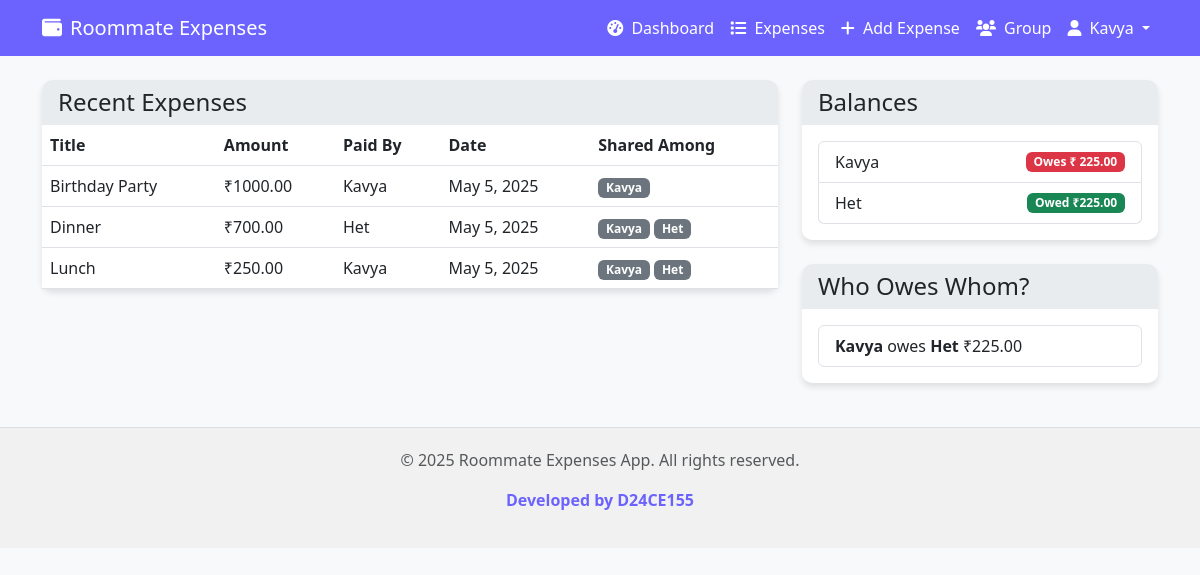
The page /expenses/ (signed in) on the database its author committed.
### expenses/models.py (models this page shows, shortened)
class Expense(models.Model):
    title = models.CharField(max_length=200)
    amount = models.DecimalField(max_digits=10, decimal_places=2)
    paid_by = models.ForeignKey(User, on_delete=models.CASCADE, related_name='paid_expenses')
    date = models.DateField(auto_now_add=True)
    shared_among = models.ManyToManyField(User, related_name='shared_expenses')
    group = models.ForeignKey(Group, on_delete=models.CASCADE, related_name='expenses')
    created_at = models.DateTimeField(auto_now_add=True)
    class Meta:
        ordering = ['-date']

### expenses/views.py (the view)
# urls.py: path('', views.dashboard, name='dashboard'),
@login_required
def dashboard(request):
    if not request.user.profile.group:
        messages.info(request, "You need to create or join a group first.")
        return redirect('group_setup')
    group = request.user.profile.group
    expenses = Expense.objects.filter(group=group).order_by('-date')[:10]
    members = User.objects.filter(profile__group=group)
    balances = calculate_balances(group)
    settlements = calculate_settlements(balances)
    return render(request, 'expenses/dashboard.html', {
        'group': group,
        'expenses': expenses,
        'members': members,
        'balances': balances,
        'settlements': settlements
    })

### expenses/views.py (called while the page is built)
def calculate_balances(group):
    members = User.objects.filter(profile__group=group)
    balances = {member: Decimal('0.00') for member in members}
    expenses = Expense.objects.filter(group=group)
    for expense in expenses:
        balances[expense.paid_by] += expense.amount
        shared_users = expense.shared_among.all()
        per_user = expense.amount / shared_users.count()
        for user in shared_users:
            balances[user] -= per_user
    return balances

### templates/expenses/dashboard.html (shortened to what this page needs)
{% extends 'base.html' %}
{% block content %}
<div class="row mb-4">
    <div class="col-md-8">
        <div class="card">
            <div class="card-header">
                <h4 class="mb-0">Recent Expenses</h4>
            </div>
            <div class="card-body p-0">
                {% if expenses %}
                    <table class="table mb-0">
                        <thead>
                            <tr>
                                <th>Title</th>
                                <th>Amount</th>
                                <th>Paid By</th>
                                <th>Date</th>
                                <th>Shared Among</th>
                            </tr>
                        </thead>
                        <tbody>
                            {% for expense in expenses %}
                                <tr>
                                    <td>{{ expense.title }}</td>
                                    <td>₹{{ expense.amount }}</td>
                                    <td>{{ expense.paid_by.username }}</td>
                                    <td>{{ expense.date }}</td>
                                    <td>
                                        {% for user in expense.shared_among.all %}
                                            <span class="badge bg-secondary">{{ user.username }}</span>
                                        {% endfor %}
                                    </td>
                                </tr>
                            {% endfor %}
                        </tbody>
                    </table>
                {% else %}
                    <p class="p-3">No expenses yet. <a href="{% url 'add_expense' %}">Add your first expense</a>.</p>
                {% endif %}
            </div>
        </div>
    </div>
    <div class="col-md-4">
        <div class="card mb-4">
            <div class="card-header">
                <h4 class="mb-0">Balances</h4>
            </div>
            <div class="card-body">
                <ul class="list-group">
                    {% for member, balance in balances.items %}
                        <li class="list-group-item d-flex justify-content-between align-items-center">
                            {{ member.username }}
                            {% if balance > 0 %}
                                <span class="badge bg-success">Owed ₹{{ balance|floatformat:2 }}</span>
                            {% elif balance < 0 %}
                                <span class="badge bg-danger">
                                    Owes ₹
                                    {% if balance < 0 %}
                                        {{ balance|floatformat:2|slice:"1:" }}
                                    {% else %}
                                        {{ balance|floatformat:2 }}
                                    {% endif %}
                                </span>
                            {% else %}
                                <span class="badge bg-secondary">Settled</span>
                            {% endif %}
                        </li>
                    {% endfor %}
                </ul>
            </div>
        </div>
        <div class="card">
            <div class="card-header">
                <h4 class="mb-0">Who Owes Whom?</h4>
            </div>
            <div class="card-body">
                {% if settlements %}
                    <ul class="list-group">
                        {% for s in settlements %}
                            <li class="list-group-item">
                                <strong>{{ s.from.username }}</strong> owes <strong>{{ s.to.username }}</strong> ₹{{ s.amount|floatformat:2 }}
                            </li>
                        {% endfor %}
                    </ul>
                {% else %}
                    <p>All settled up!</p>
                {% endif %}
            </div>
        </div>
    </div>
</div>
{% endblock %}

### templates/base.html (shortened to what this page needs)
<!DOCTYPE html>
<html lang="en">
<head>
    <link href="https://cdn.jsdelivr.net/npm/bootstrap@5.3.0-alpha1/dist/css/bootstrap.min.css" rel="stylesheet">
    <link rel="stylesheet" href="https://cdnjs.cloudflare.com/ajax/libs/font-awesome/6.0.0/css/all.min.css">
</head>
<body>
    <nav class="navbar navbar-expand-lg navbar-dark bg-primary fixed-top">
        <div class="container">
            <a class="navbar-brand" href="{% url 'dashboard' %}">
                <i class="fas fa-wallet me-2"></i>Roommate Expenses
            </a>
            <div class="collapse navbar-collapse" id="navbarNav">
                <ul class="navbar-nav ms-auto">
                    {% if user.is_authenticated %}
                        {% if user.profile.group %}
                            <li class="nav-item">
                                <a class="nav-link" href="{% url 'dashboard' %}">
                                    <i class="fas fa-tachometer-alt me-1"></i> Dashboard
                                </a>
                            </li>
                            <li class="nav-item">
                                <a class="nav-link" href="{% url 'expense_list' %}">
                                    <i class="fas fa-list me-1"></i> Expenses
                                </a>
                            </li>
                            <li class="nav-item">
                                <a class="nav-link" href="{% url 'add_expense' %}">
                                    <i class="fas fa-plus me-1"></i> Add Expense
                                </a>
                            </li>
                            <li class="nav-item">
                                <a class="nav-link" href="{% url 'view_group' %}">
                                    <i class="fas fa-users me-1"></i> Group
                                </a>
                            </li>
                        {% else %}
                            <li class="nav-item">
                                <a class="nav-link" href="{% url 'group_setup' %}">
                                    <i class="fas fa-users me-1"></i> Join/Create Group
                                </a>
                            </li>
                        {% endif %}
                        <li class="nav-item dropdown">
                            <a class="nav-link dropdown-toggle" href="#" id="navbarDropdown" role="button"
                               data-bs-toggle="dropdown" aria-expanded="false">
                                <i class="fas fa-user me-1"></i> {{ user.username }}
                            </a>
                        </li>
                    {% endif %}
                </ul>
            </div>
        </div>
    </nav>
    <div class="container mt-4">
        {% block content %}{% endblock %}
    </div>
    <footer class="footer mt-auto">
        <div class="container">
            <p class="text-muted">&copy; {% now "Y" %} Roommate Expenses App. All rights reserved.</p>
            <p class="developer-credit">Developed by D24CE155</p>
        </div>
    </footer>
</body>
</html>

### templates/base.html (style rules this page uses)
body { background-color: #f8f9fa; padding-top: 56px; }
.navbar { background-color: #6c63ff !important; }
.navbar-brand, .nav-link { color: white !important; }
.card { box-shadow: 0 4px 6px rgba(0, 0, 0, 0.1); border-radius: 10px; border: none; margin-bottom: 20px; }
.card-header { background-color: #e9ecef; border-bottom: none; border-radius: 10px 10px 0 0 !important; }
.footer { margin-top: 50px; padding: 20px 0; text-align: center; background-color: #f1f1f1; border-top: 1px solid #ddd; }
.developer-credit { font-weight: 600; color: #6c63ff; margin-top: 8px; }

### rows shown on the page
Expense: title "Birthday Party", amount "1000.00", paid_by.username "Kavya", date "May 5, 2025"
Expense: title "Dinner", amount "700.00", paid_by.username "Het", date "May 5, 2025"
Expense: title "Lunch", amount "250.00", paid_by.username "Kavya", date "May 5, 2025"

### other values the page prints
{{ user.username }} "Kavya"
{{ user.username }} "Het"
{{ member.username }} "Kavya"
{{ balance|floatformat:2|slice:"1:" }} "225.00"
{{ member.username }} "Het"
{{ balance|floatformat:2 }} "225.00"
{{ s.from.username }} "Kavya"
{{ s.to.username }} "Het"
{{ s.amount|floatformat:2 }} "225.00"
